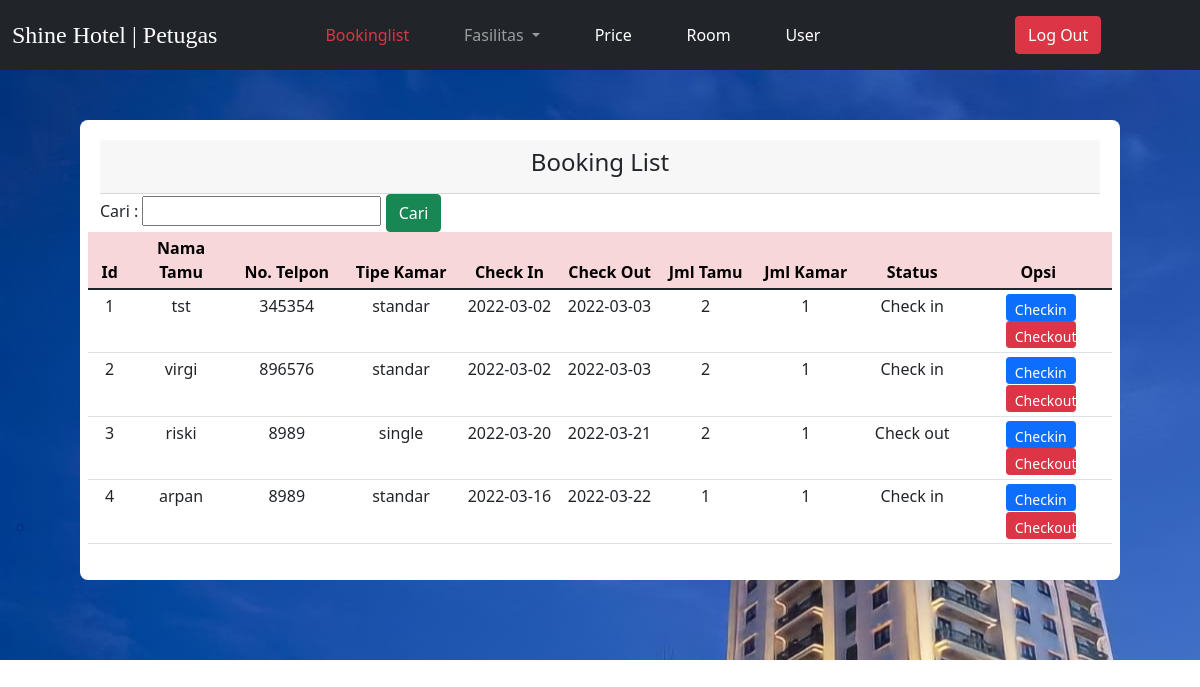
The page /petugas/bookinglist.php (signed in) on the database its author committed.
### tables this page shows
CREATE TABLE `tb_pesan` (
  `id_pesan` int(5) NOT NULL,
  `nama_tamu` text NOT NULL,
  `telp_tamu` int(20) NOT NULL,
  `tipe_kamar` text NOT NULL,
  `tgl_checkin` date NOT NULL,
  `tgl_checkout` date NOT NULL,
  `jumlah_tamu` int(5) NOT NULL,
  `jumlah_kamar` int(5) NOT NULL,
  `status` text NOT NULL
);

### petugas/bookinglist.php (the view, shortened to what this page needs)
<!DOCTYPE html>
<html>
<head>
	<link href="https://cdn.jsdelivr.net/npm/bootstrap@5.1.3/dist/css/bootstrap.min.css" rel="stylesheet">
</head>
<body>
 <nav class="navbar navbar-expand-lg navbar-dark bg-dark">
  <div class="container-fluid">
	<div class="collapse navbar-collapse" id="navbarSupportedContent">
    <h4 class="text-white text-left" style="margin-right: 100px; padding-top: 8px; font-family: serif;">Shine Hotel | Petugas</h4>
      <ul class="navbar-nav me-auto mb-2 mb-lg-0">
        <li class="nav-item">
          <a class="nav-link active text-danger" aria-current="page" href="bookinglist.php">Bookinglist</a>
        </li>
      </ul>
      <ul class="navbar-nav me-auto mb-2 mb-lg-0">
         <li class="nav-item dropdown">
          <a class="nav-link dropdown-toggle disable" href="#" id="navbarDropdown" role="button" data-bs-toggle="dropdown" aria-expanded="false active">
            Fasilitas
          </a>
        </li>
      </ul>
      <ul class="navbar-nav me-auto mb-2 mb-lg-0">
        <li class="nav-item">
          <a class="nav-link text-white" aria-current="page" href="price.php">Price</a>
        </li>
      </ul>
      <ul class="navbar-nav me-auto mb-2 mb-lg-0">
        <li class="nav-item">
          <a class="nav-link text-white" aria-current="page" href="room.php">Room</a>
        </li>
      </ul>
      <ul class="navbar-nav me-auto mb-2 mb-lg-0">
        <li class="nav-item">
          <a class="nav-link text-white" aria-current="page" href="user.php">User</a>
        </li>
      </ul>
       <ul class="navbar-nav me-auto mb-2 mb-lg-0">
        <li class="nav-item">
          <a class="nav-link" aria-current="page" href="../login/logout.php">
          <button type="button" class="btn btn-danger" style="margin-left: 140px; margin-right: 40px;">Log Out</button>
          </a>
        </li>
      </ul>
    </div>
  </div>
 </nav>
	<div class="col-13" style="padding: 80px; padding-top: 50px !important; background-image: url(gedung.jfif); min-height: 438px !important; height: 100%;">
  <div class="container bg-white" style="padding: 20px; border-radius: 8px;">
		<div class="card-header ">
			<h4 class="card-title text-center">Booking List</h4>
		</div>
<div class="row form-group">
   <form action="bookinglist.php" method="get">
    <label>Cari :</label>
      <input type="text" name="cari">
      <input class="btn btn-success" type="submit" value="Cari">
    </form>
	<table class="table table-sm" style="text-align: center;">
  <thead>
    <tr  class="table-danger">
    <th width="10px">Id</th>
			<th width="50px">Nama Tamu</th>
			<th width="30px">No. Telpon</th>
      <th width="30px">Tipe Kamar</th>
			<th width="50px">Check In</th>
			<th width="50px">Check Out</th>
      <th width="10px">Jml Tamu</th>
      <th width="10px">Jml Kamar</th>
      <th width="30px">Status</th>
      <th width="30px">Opsi</th>
    </tr>
  </thead>
  <tbody>
   <?php
		include 'koneksi.php';
		$no = 1;
     if(isset($_GET['cari'])){
          $cari = $_GET['cari'];
    $data = mysqli_query($koneksi,"select * from tb_pesan where nama_tamu like '%".$cari."%' or tgl_checkout like '%".$cari."%'");}
    else {
		$data = mysqli_query($koneksi,"select * from tb_pesan");}
		while($d = mysqli_fetch_array($data)){
	 ?>
			<tr>
				<td><?php echo $no++; ?></td>
				<td><?php echo $d['nama_tamu']; ?></td>
        <td><?php echo $d['telp_tamu']; ?></td>
				<td><?php echo $d['tipe_kamar']; ?></td>
				<td><?php echo $d['tgl_checkin']; ?></td>
				<td><?php echo $d['tgl_checkout'];?></td>
        <td><?php echo $d['jumlah_tamu']; ?></td>
        <td><?php echo $d['jumlah_kamar']; ?></td>
        <td><?php echo $d['status']; ?></td>
        <td>
 <form action="validasi.php" method="post">
      <button type="submit" class="btn btn-primary btn-sm" style="margin-left: 5px; height: 27px; width: 70px;">Checkin</button>
    </form>
    <form action="checkout.php" method="post">
     <button type="submit" class="btn btn-danger btn-sm" style="margin-left: 5px; height: 27px; width: 70px;">Checkout</button>
    </form>
      </td>
			</tr>
			<?php
	}
  ?>
</tbody>
</table>
</div>
</div>
</body>
</html>

### rows shown on the page
tb_pesan: nama_tamu "tst", telp_tamu "345354", tipe_kamar "standar", tgl_checkin "2022-03-02", tgl_checkout "2022-03-03", jumlah_tamu "2", jumlah_kamar "1", status "Check in"
tb_pesan: nama_tamu "virgi", telp_tamu "896576", tipe_kamar "standar", tgl_checkin "2022-03-02", tgl_checkout "2022-03-03", jumlah_tamu "2", jumlah_kamar "1", status "Check in"
tb_pesan: nama_tamu "riski", telp_tamu "8989", tipe_kamar "single", tgl_checkin "2022-03-20", tgl_checkout "2022-03-21", jumlah_tamu "2", jumlah_kamar "1", status "Check out"
tb_pesan: nama_tamu "arpan", telp_tamu "8989", tipe_kamar "standar", tgl_checkin "2022-03-16", tgl_checkout "2022-03-22", jumlah_tamu "1", jumlah_kamar "1", status "Check in"
